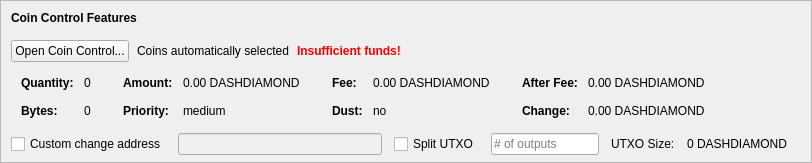
    <widget class="QFrame" name="frameCoinControl">
     <property name="sizePolicy">
      <sizepolicy hsizetype="Expanding" vsizetype="Expanding">
       <horstretch>0</horstretch>
       <verstretch>0</verstretch>
      </sizepolicy>
     </property>
     <property name="maximumSize">
      <size>
       <width>16777215</width>
       <height>16777215</height>
      </size>
     </property>
     <property name="frameShape">
      <enum>QFrame::StyledPanel</enum>
     </property>
     <property name="frameShadow">
      <enum>QFrame::Sunken</enum>
     </property>
     <layout class="QVBoxLayout" name="verticalLayoutCoinControl2">
      <property name="spacing">
       <number>0</number>
      </property>
      <property name="leftMargin">
       <number>0</number>
      </property>
      <property name="topMargin">
       <number>0</number>
      </property>
      <property name="rightMargin">
       <number>0</number>
      </property>
      <property name="bottomMargin">
       <number>6</number>
      </property>
      <item>
       <layout class="QVBoxLayout" name="verticalLayoutCoinControl" stretch="0,0,0,0,1">
        <property name="spacing">
         <number>0</number>
        </property>
        <property name="leftMargin">
         <number>10</number>
        </property>
        <property name="topMargin">
         <number>10</number>
        </property>
        <item>
         <layout class="QHBoxLayout" name="horizontalLayoutCoinControl1">
          <property name="bottomMargin">
           <number>15</number>
          </property>
          <item>
           <widget class="QLabel" name="labelCoinControlFeatures">
            <property name="sizePolicy">
             <sizepolicy hsizetype="Preferred" vsizetype="Maximum">
              <horstretch>0</horstretch>
              <verstretch>0</verstretch>
             </sizepolicy>
            </property>
            <property name="font">
             <font>
              <weight>75</weight>
              <bold>true</bold>
             </font>
            </property>
            <property name="styleSheet">
             <string notr="true">font-weight:bold;</string>
            </property>
            <property name="text">
             <string>Coin Control Features</string>
            </property>
           </widget>
          </item>
         </layout>
        </item>
        <item>
         <layout class="QHBoxLayout" name="horizontalLayoutCoinControl2" stretch="0,0,0,0">
          <property name="spacing">
           <number>8</number>
          </property>
          <property name="bottomMargin">
           <number>10</number>
          </property>
          <item>
           <widget class="QPushButton" name="pushButtonCoinControl">
            <property name="styleSheet">
             <string notr="true"/>
            </property>
            <property name="text">
             <string>Open Coin Control...</string>
            </property>
            <property name="autoDefault">
             <bool>false</bool>
            </property>
           </widget>
          </item>
          <item>
           <widget class="QLabel" name="labelCoinControlAutomaticallySelected">
            <property name="text">
             <string>Coins automatically selected</string>
            </property>
            <property name="margin">
             <number>5</number>
            </property>
           </widget>
          </item>
          <item>
           <widget class="QLabel" name="labelCoinControlInsuffFunds">
            <property name="font">
             <font>
              <weight>75</weight>
              <bold>true</bold>
             </font>
            </property>
            <property name="styleSheet">
             <string notr="true">color:red;font-weight:bold;</string>
            </property>
            <property name="text">
             <string>Insufficient funds!</string>
            </property>
            <property name="margin">
             <number>5</number>
            </property>
           </widget>
          </item>
          <item>
           <spacer name="horizontalSpacerCoinControl">
            <property name="orientation">
             <enum>Qt::Horizontal</enum>
            </property>
            <property name="sizeHint" stdset="0">
             <size>
              <width>40</width>
              <height>1</height>
             </size>
            </property>
           </spacer>
          </item>
         </layout>
        </item>
        <item>
         <widget class="QWidget" name="widgetCoinControl" native="true">
          <property name="sizePolicy">
           <sizepolicy hsizetype="Preferred" vsizetype="Preferred">
            <horstretch>0</horstretch>
            <verstretch>0</verstretch>
           </sizepolicy>
          </property>
          <property name="minimumSize">
           <size>
            <width>0</width>
            <height>0</height>
           </size>
          </property>
          <property name="styleSheet">
           <string notr="true"/>
          </property>
          <layout class="QHBoxLayout" name="horizontalLayoutCoinControl5">
           <property name="leftMargin">
            <number>0</number>
           </property>
           <property name="topMargin">
            <number>0</number>
           </property>
           <property name="rightMargin">
            <number>0</number>
           </property>
           <property name="bottomMargin">
            <number>0</number>
           </property>
           <item>
            <layout class="QHBoxLayout" name="horizontalLayoutCoinControl3" stretch="0,0,0,1">
             <property name="spacing">
              <number>20</number>
             </property>
             <property name="topMargin">
              <number>0</number>
             </property>
             <property name="bottomMargin">
              <number>10</number>
             </property>
             <item>
              <layout class="QFormLayout" name="formLayoutCoinControl1">
               <property name="horizontalSpacing">
                <number>10</number>
               </property>
               <property name="verticalSpacing">
                <number>14</number>
               </property>
               <property name="leftMargin">
                <number>10</number>
               </property>
               <property name="topMargin">
                <number>4</number>
               </property>
               <property name="rightMargin">
                <number>6</number>
               </property>
               <item row="0" column="0">
                <widget class="QLabel" name="labelCoinControlQuantityText">
                 <property name="font">
                  <font>
                   <weight>75</weight>
                   <bold>true</bold>
                  </font>
                 </property>
                 <property name="text">
                  <string>Quantity:</string>
                 </property>
                 <property name="margin">
                  <number>0</number>
                 </property>
                </widget>
               </item>
               <item row="0" column="1">
                <widget class="QLabel" name="labelCoinControlQuantity">
                 <property name="cursor">
                  <cursorShape>IBeamCursor</cursorShape>
                 </property>
                 <property name="contextMenuPolicy">
                  <enum>Qt::ActionsContextMenu</enum>
                 </property>
                 <property name="text">
                  <string notr="true">0</string>
                 </property>
                 <property name="margin">
                  <number>0</number>
                 </property>
                 <property name="textInteractionFlags">
                  <set>Qt::LinksAccessibleByMouse|Qt::TextSelectableByKeyboard|Qt::TextSelectableByMouse</set>
                 </property>
                </widget>
               </item>
               <item row="1" column="0">
                <widget class="QLabel" name="labelCoinControlBytesText">
                 <property name="font">
                  <font>
                   <weight>75</weight>
                   <bold>true</bold>
                  </font>
                 </property>
                 <property name="text">
                  <string>Bytes:</string>
                 </property>
                </widget>
               </item>
               <item row="1" column="1">
                <widget class="QLabel" name="labelCoinControlBytes">
                 <property name="cursor">
                  <cursorShape>IBeamCursor</cursorShape>
                 </property>
                 <property name="contextMenuPolicy">
                  <enum>Qt::ActionsContextMenu</enum>
                 </property>
                 <property name="text">
                  <string notr="true">0</string>
                 </property>
                 <property name="textInteractionFlags">
                  <set>Qt::LinksAccessibleByMouse|Qt::TextSelectableByKeyboard|Qt::TextSelectableByMouse</set>
                 </property>
                </widget>
               </item>
              </layout>
             </item>
             <item>
              <layout class="QFormLayout" name="formLayoutCoinControl2">
               <property name="horizontalSpacing">
                <number>10</number>
               </property>
               <property name="verticalSpacing">
                <number>14</number>
               </property>
               <property name="leftMargin">
                <number>6</number>
               </property>
               <property name="topMargin">
                <number>4</number>
               </property>
               <property name="rightMargin">
                <number>6</number>
               </property>
               <item row="0" column="0">
                <widget class="QLabel" name="labelCoinControlAmountText">
                 <property name="font">
                  <font>
                   <weight>75</weight>
                   <bold>true</bold>
                  </font>
                 </property>
                 <property name="text">
                  <string>Amount:</string>
                 </property>
                 <property name="margin">
                  <number>0</number>
                 </property>
                </widget>
               </item>
               <item row="0" column="1">
                <widget class="QLabel" name="labelCoinControlAmount">
                 <property name="cursor">
                  <cursorShape>IBeamCursor</cursorShape>
                 </property>
                 <property name="contextMenuPolicy">
                  <enum>Qt::ActionsContextMenu</enum>
                 </property>
                 <property name="text">
                  <string notr="true">0.00 DASHDIAMOND</string>
                 </property>
                 <property name="textInteractionFlags">
                  <set>Qt::LinksAccessibleByMouse|Qt::TextSelectableByKeyboard|Qt::TextSelectableByMouse</set>
                 </property>
                </widget>
               </item>
               <item row="1" column="0">
                <widget class="QLabel" name="labelCoinControlPriorityText">
                 <property name="font">
                  <font>
                   <weight>75</weight>
                   <bold>true</bold>
                  </font>
                 </property>
                 <property name="text">
                  <string>Priority:</string>
                 </property>
                </widget>
               </item>
               <item row="1" column="1">
                <widget class="QLabel" name="labelCoinControlPriority">
                 <property name="cursor">
                  <cursorShape>IBeamCursor</cursorShape>
                 </property>
                 <property name="contextMenuPolicy">
                  <enum>Qt::ActionsContextMenu</enum>
                 </property>
                 <property name="text">
                  <string>medium</string>
                 </property>
                 <property name="textInteractionFlags">
                  <set>Qt::LinksAccessibleByMouse|Qt::TextSelectableByKeyboard|Qt::TextSelectableByMouse</set>
                 </property>
                </widget>
               </item>
              </layout>
             </item>
             <item>
              <layout class="QFormLayout" name="formLayoutCoinControl3">
               <property name="horizontalSpacing">
                <number>10</number>
               </property>
               <property name="verticalSpacing">
                <number>14</number>
               </property>
               <property name="leftMargin">
                <number>6</number>
               </property>
               <property name="topMargin">
                <number>4</number>
               </property>
               <property name="rightMargin">
                <number>6</number>
               </property>
               <item row="0" column="0">
                <widget class="QLabel" name="labelCoinControlFeeText">
                 <property name="font">
                  <font>
                   <weight>75</weight>
                   <bold>true</bold>
                  </font>
                 </property>
                 <property name="text">
                  <string>Fee:</string>
                 </property>
                 <property name="margin">
                  <number>0</number>
                 </property>
                </widget>
               </item>
               <item row="0" column="1">
                <widget class="QLabel" name="labelCoinControlFee">
                 <property name="cursor">
                  <cursorShape>IBeamCursor</cursorShape>
                 </property>
                 <property name="contextMenuPolicy">
                  <enum>Qt::ActionsContextMenu</enum>
                 </property>
                 <property name="text">
                  <string notr="true">0.00 DASHDIAMOND</string>
                 </property>
                 <property name="textInteractionFlags">
                  <set>Qt::LinksAccessibleByMouse|Qt::TextSelectableByKeyboard|Qt::TextSelectableByMouse</set>
                 </property>
                </widget>
               </item>
               <item row="1" column="0">
                <widget class="QLabel" name="labelCoinControlLowOutputText">
                 <property name="font">
                  <font>
                   <weight>75</weight>
                   <bold>true</bold>
                  </font>
                 </property>
                 <property name="text">
                  <string>Dust:</string>
                 </property>
                </widget>
               </item>
               <item row="1" column="1">
                <widget class="QLabel" name="labelCoinControlLowOutput">
                 <property name="cursor">
                  <cursorShape>IBeamCursor</cursorShape>
                 </property>
                 <property name="contextMenuPolicy">
                  <enum>Qt::ActionsContextMenu</enum>
                 </property>
                 <property name="text">
                  <string>no</string>
                 </property>
                 <property name="textInteractionFlags">
                  <set>Qt::LinksAccessibleByMouse|Qt::TextSelectableByKeyboard|Qt::TextSelectableByMouse</set>
                 </property>
                </widget>
               </item>
              </layout>
             </item>
             <item>
              <layout class="QFormLayout" name="formLayoutCoinControl4">
               <property name="horizontalSpacing">
                <number>10</number>
               </property>
               <property name="verticalSpacing">
                <number>14</number>
               </property>
               <property name="leftMargin">
                <number>6</number>
               </property>
               <property name="topMargin">
                <number>4</number>
               </property>
               <property name="rightMargin">
                <number>6</number>
               </property>
               <item row="0" column="0">
                <widget class="QLabel" name="labelCoinControlAfterFeeText">
                 <property name="font">
                  <font>
                   <weight>75</weight>
                   <bold>true</bold>
                  </font>
                 </property>
                 <property name="text">
                  <string>After Fee:</string>
                 </property>
                 <property name="margin">
                  <number>0</number>
                 </property>
                </widget>
               </item>
               <item row="0" column="1">
                <widget class="QLabel" name="labelCoinControlAfterFee">
                 <property name="cursor">
                  <cursorShape>IBeamCursor</cursorShape>
                 </property>
                 <property name="contextMenuPolicy">
                  <enum>Qt::ActionsContextMenu</enum>
                 </property>
                 <property name="text">
                  <string notr="true">0.00 DASHDIAMOND</string>
                 </property>
                 <property name="textInteractionFlags">
                  <set>Qt::LinksAccessibleByMouse|Qt::TextSelectableByKeyboard|Qt::TextSelectableByMouse</set>
                 </property>
                </widget>
               </item>
               <item row="1" column="0">
                <widget class="QLabel" name="labelCoinControlChangeText">
                 <property name="font">
                  <font>
                   <weight>75</weight>
                   <bold>true</bold>
                  </font>
                 </property>
                 <property name="text">
                  <string>Change:</string>
                 </property>
                </widget>
               </item>
               <item row="1" column="1">
                <widget class="QLabel" name="labelCoinControlChange">
                 <property name="cursor">
                  <cursorShape>IBeamCursor</cursorShape>
                 </property>
                 <property name="contextMenuPolicy">
                  <enum>Qt::ActionsContextMenu</enum>
                 </property>
                 <property name="text">
                  <string notr="true">0.00 DASHDIAMOND</string>
                 </property>
                 <property name="textInteractionFlags">
                  <set>Qt::LinksAccessibleByMouse|Qt::TextSelectableByKeyboard|Qt::TextSelectableByMouse</set>
                 </property>
                </widget>
               </item>
              </layout>
             </item>
            </layout>
           </item>
          </layout>
         </widget>
        </item>
        <item>
         <layout class="QHBoxLayout" name="horizontalLayoutCoinControl4" stretch="0,0,0,0,0,0,0">
          <property name="spacing">
           <number>12</number>
          </property>
          <property name="sizeConstraint">
           <enum>QLayout::SetDefaultConstraint</enum>
          </property>
          <property name="topMargin">
           <number>5</number>
          </property>
          <property name="rightMargin">
           <number>5</number>
          </property>
          <item>
           <widget class="QCheckBox" name="checkBoxCoinControlChange">
            <property name="toolTip">
             <string>If this is activated, but the change address is empty or invalid, change will be sent to a newly generated address.</string>
            </property>
            <property name="text">
             <string>Custom change address</string>
            </property>
           </widget>
          </item>
          <item>
           <widget class="QValidatedLineEdit" name="lineEditCoinControlChange">
            <property name="enabled">
             <bool>false</bool>
            </property>
            <property name="sizePolicy">
             <sizepolicy hsizetype="Expanding" vsizetype="Fixed">
              <horstretch>0</horstretch>
              <verstretch>0</verstretch>
             </sizepolicy>
            </property>
           </widget>
          </item>
          <item>
           <widget class="QCheckBox" name="splitBlockCheckBox">
            <property name="text">
             <string>Split UTXO</string>
            </property>
           </widget>
          </item>
          <item>
           <widget class="QLineEdit" name="splitBlockLineEdit">
            <property name="sizePolicy">
             <sizepolicy hsizetype="Fixed" vsizetype="Fixed">
              <horstretch>50</horstretch>
              <verstretch>0</verstretch>
             </sizepolicy>
            </property>
            <property name="placeholderText">
             <string># of outputs</string>
            </property>
           </widget>
          </item>
          <item>
           <widget class="QLabel" name="labelBlockSizeText">
            <property name="text">
             <string>UTXO Size:</string>
            </property>
           </widget>
          </item>
          <item>
           <widget class="QLabel" name="labelBlockSize">
            <property name="text">
             <string>0 DASHDIAMOND</string>
            </property>
           </widget>
          </item>
          <item>
           <widget class="QLabel" name="labelCoinControlChangeLabel">
            <property name="sizePolicy">
             <sizepolicy hsizetype="Preferred" vsizetype="Expanding">
              <horstretch>0</horstretch>
              <verstretch>0</verstretch>
             </sizepolicy>
            </property>
            <property name="minimumSize">
             <size>
              <width>0</width>
              <height>0</height>
             </size>
            </property>
            <property name="text">
             <string/>
            </property>
            <property name="margin">
             <number>3</number>
            </property>
           </widget>
          </item>
         </layout>
        </item>
        <item>
         <spacer name="verticalSpacerCoinControl">
          <property name="orientation">
           <enum>Qt::Vertical</enum>
          </property>
          <property name="sizeHint" stdset="0">
           <size>
            <width>800</width>
            <height>1</height>
           </size>
          </property>
         </spacer>
        </item>
       </layout>
      </item>
     </layout>
    </widget>
